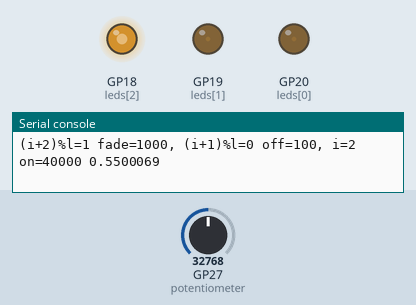
Simulated run of this program. Board: Raspberry Pi Pico running MicroPython. Shown: output pins drawn as LEDs (lit = HIGH), the last lines printed to the serial console. Inputs (shaded band) come from the test bench; at power-on: GP27 (potentiometer) = 32768 (analog values on the 0–65535 scale).

Above: at 1.2 s.
1.3 s: GP27 (potentiometer) set to 7864
At 1.75 s:
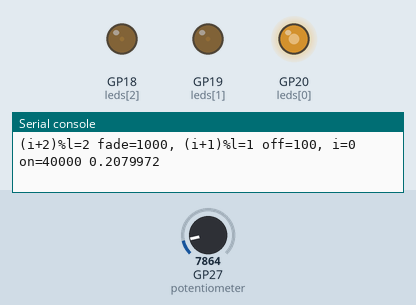
4.8 s: GP27 (potentiometer) set to 0
At 5.09 s:
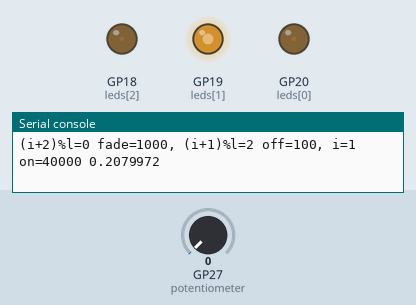
Timing chart, 0 to 14.3 s (numbered marks = the images above; inputs shaded):
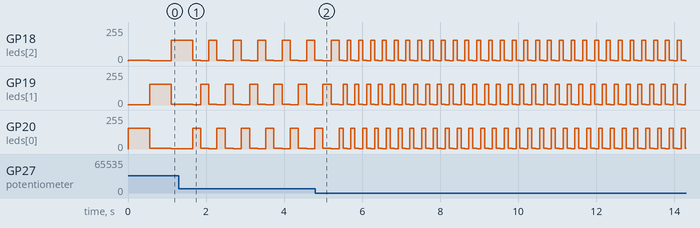

Measured:
- by itself, GP18 (leds[2]), GP19 (leds[1]), GP20 (leds[0]): moves between 1/255 and 156/255, repeating every 2.1 s

The program:

day4-glow.py
```python
# Imports
from machine import ADC, Pin, PWM
import time

# Set up the potentiometer on ADC pin 27
potentiometer = ADC(Pin(27))

# Set up the LED pins
leds = [
    Pin(20, Pin.OUT),
    Pin(19, Pin.OUT),
    Pin(18, Pin.OUT),
]

pwm_leds = [
    PWM(Pin(20)),
    PWM(Pin(19)),
    PWM(Pin(18))
]

# Create a variable for our reading
reading = 0
on = 40_000
fade = 1_000
off = 100

def reset_leds():
    # for led in leds:
    #     led.value(0)

    for pwm_led in pwm_leds:
        pwm_led.freq(1000)


reset_leds()
while True: # Run forever

    reading = potentiometer.read_u16() # Read the potentiometer value and set this as our reading variable value
    delay = 0.1 + (reading / 65535) * 0.9

    l = len(pwm_leds)
    for i in range(l):
        print(f"{(i+2)%l=} {fade=}, {(i+1)%l=} {off=}, {i=} {on=} {delay}")
        pwm_leds[(i+1)%l].duty_u16(off)
        pwm_leds[(i+2)%l].duty_u16(fade)
        pwm_leds[i].duty_u16(on)
        time.sleep(delay) # short delay
```
